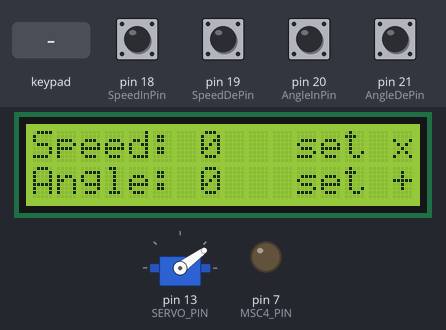
Recording of a sketch running on a simulated Arduino Mega 2560, built with avr-gcc and run on an emulated ATmega2560. Shown: 16×2 character LCD, servo, output pins drawn as LEDs (lit = HIGH). Wiring (inferred from the names in the program): 4×4 keypad with keys 7 8 9 / 4 5 6 * 1 2 3 - C 0 = +: rows pin 3, pin 4, pin 5, pin 6; columns pin 18, pin 19, pin 20, pin 21. The test bench sets the inputs (shaded band); at power-on: pin 18 (SpeedInPin), pin 19 (SpeedDePin), pin 20 (AngleInPin), pin 21 (AngleDePin) HIGH. Pins used as bus, display or sensor lines are not drawn.

Above: at 1.2 s.
1.3 s: keypad keys 1 3 9 7 2 2 2 2 * pressed 0.4 s apart
At 4.8 s:
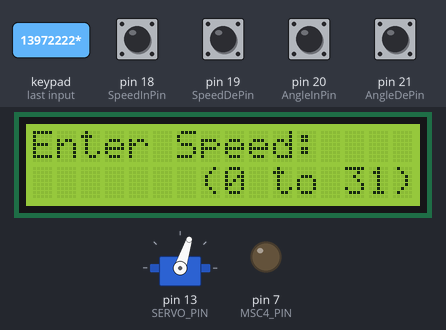
6.4 s: keypad keys 7 + 5 = pressed 0.4 s apart
At 7.01 s:
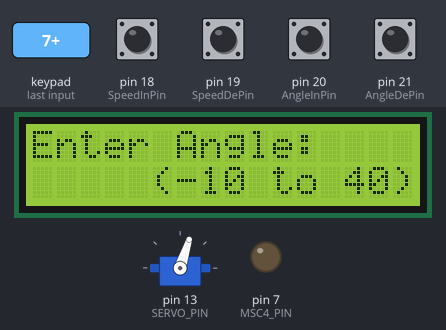
9.5 s: pin 20 (AngleInPin) pulled LOW for 0.15 s
At 10.7 s:
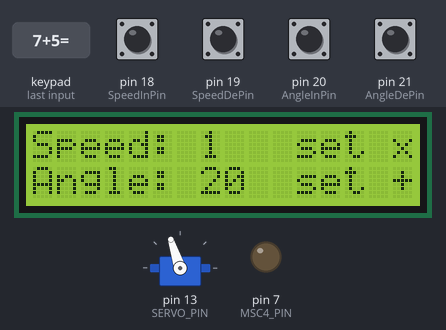
11.1 s: key '6' pressed
At 12.0 s:
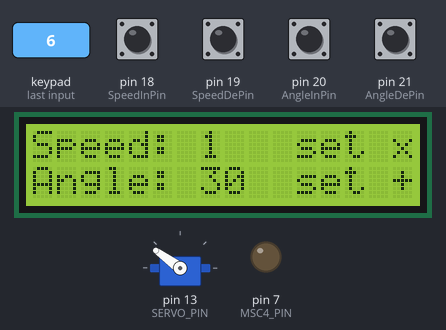
12.6 s: key '3' pressed
At 13.2 s:
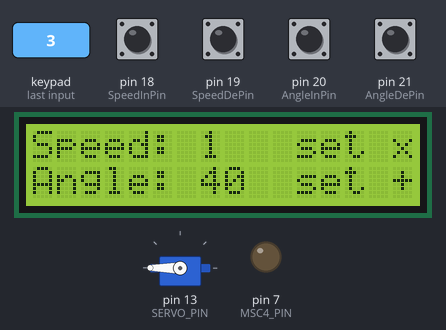
14.1 s: pin 18 (SpeedInPin) pulled LOW for 0.15 s
At 15.5 s:
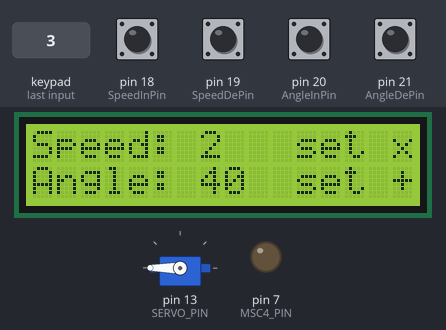
Timing chart, 0 to 16.7 s (numbered marks = the images above; inputs shaded):
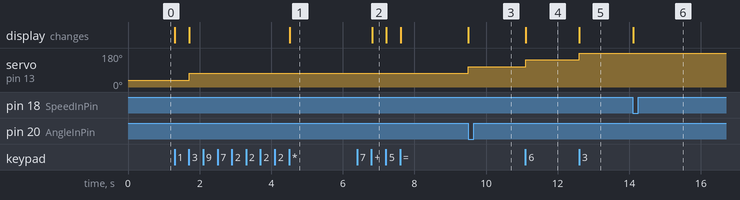

The sketch:

sketch_nov26b.ino
```cpp
#include <Keypad.h>
#include <LiquidCrystal.h>
#include <Servo.h>

//keypad object initializing
const byte ROWS = 4;
const byte COLS = 4;
char keys[ROWS][COLS] = {
  {'7','8','9','/'},
  {'4','5','6','*'},
  {'1','2','3','-'},
  {'C','0','=','+'}
};
byte rowPins[ROWS] = {22, 23, 24, 25};
byte colPins[COLS] = {26, 27, 28, 29};
Keypad keypad = Keypad(makeKeymap(keys), rowPins, colPins, ROWS, COLS);


//defingin pins
#define RS_PIN 50
#define EN_PIN 51
#define D4_PIN 8
#define D5_PIN 9
#define D6_PIN 10
#define D7_PIN 11

//lcd object initializing
LiquidCrystal lcd(RS_PIN, EN_PIN, D4_PIN, D5_PIN, D6_PIN, D7_PIN);

#define SERVO_PIN 13

Servo servo;


// Motor Speed Control Pins
#define MSC0_PIN 3
#define MSC1_PIN 4
#define MSC2_PIN 5
#define MSC3_PIN 6
#define MSC4_PIN 7

const byte SpeedInPin = 18, SpeedDePin = 19, AngleInPin = 20, AngleDePin = 21;

int speed = 0;
int angle = 0;
int state = 0;
String pad_input = "";

void setup() {
  pinMode(SpeedInPin, INPUT_PULLUP);
  pinMode(SpeedDePin, INPUT_PULLUP);
  pinMode(AngleInPin, INPUT_PULLUP);
  pinMode(AngleDePin, INPUT_PULLUP);
  attachInterrupt(digitalPinToInterrupt(SpeedInPin), speedIn, FALLING);
  attachInterrupt(digitalPinToInterrupt(SpeedDePin), speedDe, FALLING);
  attachInterrupt(digitalPinToInterrupt(AngleInPin), angleIn, FALLING);
  attachInterrupt(digitalPinToInterrupt(AngleDePin), angleDe, FALLING);

  lcd.begin(16, 2);
  lcd.clear();

  servo.attach(SERVO_PIN, 1000, 2000);


  pinMode(MSC0_PIN, OUTPUT);
  pinMode(MSC1_PIN, OUTPUT);
  pinMode(MSC2_PIN, OUTPUT);
  pinMode(MSC3_PIN, OUTPUT);
  pinMode(MSC4_PIN, OUTPUT);

  keypad.addEventListener(keypadEvent);
  setMotorSpeed(speed);
  setAngle(angle);
  update_screen();
}


void speedIn() {
  speed = setMotorSpeed(speed+1);
  update_screen();
}
void speedDe() {
  speed = setMotorSpeed(speed-1);
  update_screen();
}
void angleIn() {
  angle = setAngle(angle+10);
  update_screen();
}
void angleDe() {
  angle = setAngle(angle-10);
  update_screen();
}


int setMotorSpeed(int s) {
  if(s > 31) s = 31;
  if(s < 0) s = 0;
  int res = s;
  digitalWrite(MSC0_PIN, (s&1) ? HIGH : LOW); s >>= 1;
  digitalWrite(MSC1_PIN, (s&1) ? HIGH : LOW); s >>= 1;
  digitalWrite(MSC2_PIN, (s&1) ? HIGH : LOW); s >>= 1;
  digitalWrite(MSC3_PIN, (s&1) ? HIGH : LOW); s >>= 1;
  digitalWrite(MSC4_PIN, (s&1) ? HIGH : LOW); s >>= 1;
  return res;
}

int setAngle(int a) {
  float b = round(a / 10.0f);
  if(b < -1) b = -1;
  if(b > 4) b = 4;
  a = round(b * 10);
  int d = map(a, -10, 40, 0, 180);
  servo.write(d);
  return a;
}

void update_screen() {
  if(state == 0) {
    lcd.clear();
    lcd.print("Speed: "+String(speed));
    lcd.setCursor(11, 0);
    lcd.print("set x");
    lcd.setCursor(0, 1);
    lcd.print("Angle: "+String(angle));
    lcd.setCursor(11, 1);
    lcd.print("set +");
  } else if(state == 1) {
    lcd.clear();
    lcd.setCursor(0, 0);
    lcd.print("Enter Speed:");
    lcd.setCursor(0, 1);
    lcd.print(pad_input);
    lcd.setCursor(7, 1);
    lcd.print("(0 to 31)");
  } else if(state == 2) {
    lcd.clear();
    lcd.setCursor(0, 0);
    lcd.print("Enter Angle:");
    lcd.setCursor(0, 1);
    lcd.print(pad_input);
    lcd.setCursor(5, 1);
    lcd.print("(-10 to 40)");
  }
}

void loop() {
  char c = keypad.getKey();
}


void keypadEvent(KeypadEvent key) {
  if(keypad.getState() == PRESSED){
    if(state) {
      if(key == 'C'){
        pad_input = "";
      } else if(((key >= '0') && (key <= '9')) || (key == '-' && pad_input.length() == 0)){
        // 0 < key < 9
        if(pad_input.length() < 3)
          pad_input += key;
      } else if(key == '='){
        int v = pad_input.toInt();
        if(state == 1)
          speed = setMotorSpeed(v);
        else if(state == 2)
          angle = setAngle(v);
        state = 0;
      }
    }
    if(key == '*') {
      state = 1;
      pad_input = "";
    }
    if(key == '+') {
      state = 2;
      pad_input = "";
    }
    if(key == '/') {
      state = 0;
    }
    update_screen();
  }
}
```

Measured:
- after the input at 1.3 s, servo on pin 13 (SERVO_PIN): 36° → 72° after 0.41 s; the display: first changes at once (image 1 shows a later state)
- after the input at 6.4 s, the display: changes after 0.42 s (image 2)
- after the input at 9.5 s, servo on pin 13 (SERVO_PIN): 72° → 108° at once; the display: changes at once (image 3)
- after the input at 11.1 s, servo on pin 13 (SERVO_PIN): 108° → 144° at once; the display: changes at once (image 4)
- after the input at 12.6 s, servo on pin 13 (SERVO_PIN): 144° → 180° at once; the display: changes at once (image 5)
- after the input at 14.1 s, the display: changes at once (image 6)
